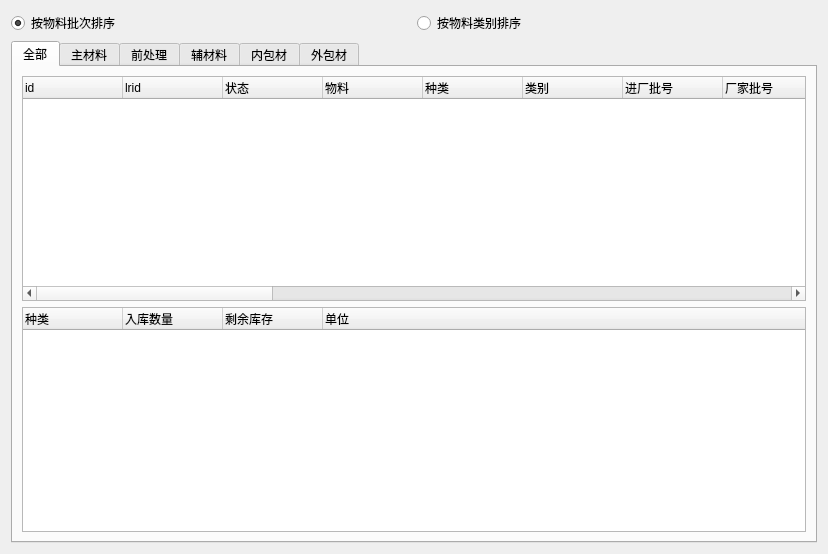
<?xml version="1.0" encoding="UTF-8"?>
<ui version="4.0">
 <class>Form</class>
 <widget class="QWidget" name="Form">
  <property name="geometry">
   <rect>
    <x>0</x>
    <y>0</y>
    <width>828</width>
    <height>554</height>
   </rect>
  </property>
  <property name="windowTitle">
   <string>Form</string>
  </property>
  <layout class="QGridLayout" name="gridLayout">
   <item row="4" column="0">
    <widget class="QTabWidget" name="tabWidget">
     <property name="currentIndex">
      <number>0</number>
     </property>
     <widget class="QWidget" name="tab_0">
      <attribute name="title">
       <string>全部</string>
      </attribute>
      <layout class="QGridLayout" name="gridLayout_2">
       <item row="0" column="0">
        <widget class="QTreeWidget" name="treeWidget_stuffbatchnolist">
         <property name="contextMenuPolicy">
          <enum>Qt::CustomContextMenu</enum>
         </property>
         <column>
          <property name="text">
           <string>id</string>
          </property>
         </column>
         <column>
          <property name="text">
           <string>lrid</string>
          </property>
         </column>
         <column>
          <property name="text">
           <string>状态</string>
          </property>
         </column>
         <column>
          <property name="text">
           <string>物料</string>
          </property>
         </column>
         <column>
          <property name="text">
           <string>种类</string>
          </property>
         </column>
         <column>
          <property name="text">
           <string>类别</string>
          </property>
         </column>
         <column>
          <property name="text">
           <string>进厂批号</string>
          </property>
         </column>
         <column>
          <property name="text">
           <string>厂家批号</string>
          </property>
         </column>
         <column>
          <property name="text">
           <string>规格</string>
          </property>
         </column>
         <column>
          <property name="text">
           <string>包装规格</string>
          </property>
         </column>
         <column>
          <property name="text">
           <string>入库数量</string>
          </property>
         </column>
         <column>
          <property name="text">
           <string>剩余库存</string>
          </property>
         </column>
         <column>
          <property name="text">
           <string>单位</string>
          </property>
         </column>
         <column>
          <property name="text">
           <string>存放位置</string>
          </property>
         </column>
         <column>
          <property name="text">
           <string>生产日期</string>
          </property>
         </column>
         <column>
          <property name="text">
           <string>入库日期</string>
          </property>
         </column>
         <column>
          <property name="text">
           <string>过期日期</string>
          </property>
         </column>
         <column>
          <property name="text">
           <string>复检日期</string>
          </property>
         </column>
         <column>
          <property name="text">
           <string>供应商</string>
          </property>
         </column>
         <column>
          <property name="text">
           <string>生产厂家</string>
          </property>
         </column>
         <column>
          <property name="text">
           <string>含量</string>
          </property>
         </column>
         <column>
          <property name="text">
           <string>水分</string>
          </property>
         </column>
         <column>
          <property name="text">
           <string>相对密度</string>
          </property>
         </column>
         <column>
          <property name="text">
           <string>杂质</string>
          </property>
         </column>
         <column>
          <property name="text">
           <string>仓管员</string>
          </property>
         </column>
        </widget>
       </item>
       <item row="1" column="0">
        <widget class="QTreeWidget" name="treeWidget_stuffkindlist">
         <column>
          <property name="text">
           <string>种类</string>
          </property>
         </column>
         <column>
          <property name="text">
           <string>入库数量</string>
          </property>
         </column>
         <column>
          <property name="text">
           <string>剩余库存</string>
          </property>
         </column>
         <column>
          <property name="text">
           <string>单位</string>
          </property>
         </column>
        </widget>
       </item>
      </layout>
     </widget>
     <widget class="QWidget" name="tab_1">
      <attribute name="title">
       <string>主材料</string>
      </attribute>
     </widget>
     <widget class="QWidget" name="tab_2">
      <attribute name="title">
       <string>前处理</string>
      </attribute>
     </widget>
     <widget class="QWidget" name="tab_3">
      <attribute name="title">
       <string>辅材料</string>
      </attribute>
     </widget>
     <widget class="QWidget" name="tab_4">
      <attribute name="title">
       <string>内包材</string>
      </attribute>
     </widget>
     <widget class="QWidget" name="tab_5">
      <attribute name="title">
       <string>外包材</string>
      </attribute>
     </widget>
    </widget>
   </item>
   <item row="2" column="0">
    <layout class="QHBoxLayout" name="horizontalLayout">
     <item>
      <widget class="QRadioButton" name="radioButton_batchno">
       <property name="text">
        <string>按物料批次排序</string>
       </property>
       <property name="checked">
        <bool>true</bool>
       </property>
      </widget>
     </item>
     <item>
      <widget class="QRadioButton" name="radioButton_kind">
       <property name="text">
        <string>按物料类别排序</string>
       </property>
      </widget>
     </item>
    </layout>
   </item>
  </layout>
 </widget>
 <resources/>
 <connections/>
</ui>
